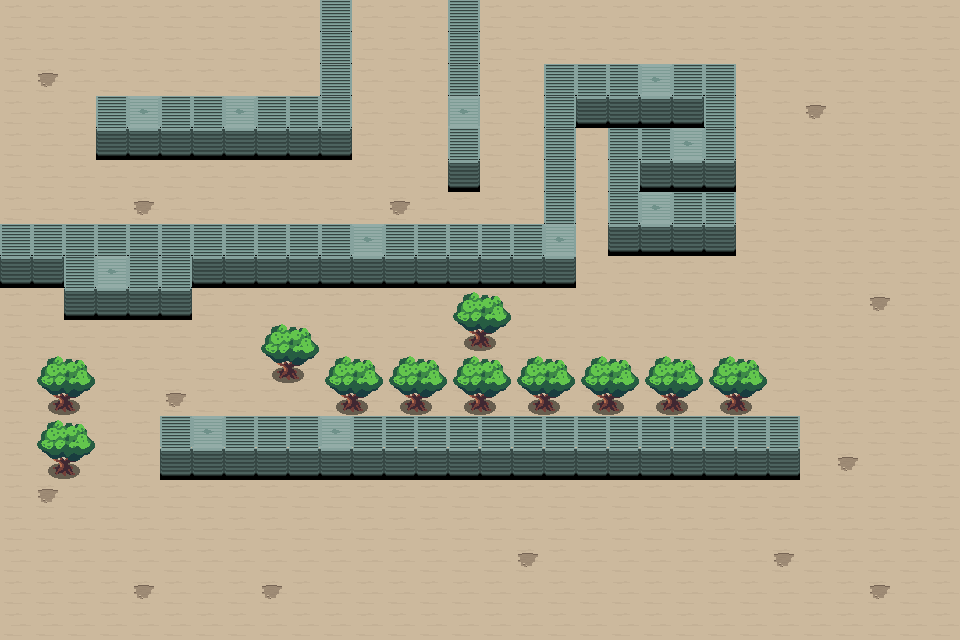

A 2D game scene composited from a Tiled map and its tileset images. What follows is a short description and the map's XML, with each tile layer's data collapsed to a summary:
An orthogonal 30x20 tile map with 32x32 px tiles, 3 tile layers (background, foreground, assets), 1 hidden layer not drawn, 2 tilesets and 23 objects (5x Enemy, Allied, Player).

<map version="1.0" orientation="orthogonal" renderorder="right-down" width="30" height="20" tilewidth="32" tileheight="32" nextobjectid="79">
 <tileset firstgid="1" name="tiles" tilewidth="32" tileheight="32" tilecount="64" columns="8">
  <image source="tiles.png" width="256" height="256" />
  <tile id="0">
   <properties>
    <property name="walkable" type="bool" value="false" />
   </properties>
  </tile>
  <tile id="1">
   <properties>
    <property name="walkable" type="bool" value="true" />
   </properties>
  </tile>
  <tile id="2">
   <properties>
    <property name="walkable" type="bool" value="true" />
   </properties>
  </tile>
 </tileset>
 <tileset firstgid="65" name="pathfinding" tilewidth="32" tileheight="32" tilecount="4" columns="2">
  <image source="pathfinding.png" width="64" height="64" />
  <tile id="0">
   <properties>
    <property name="walkable" type="bool" value="false" />
   </properties>
  </tile>
  <tile id="1">
   <properties>
    <property name="walkable" type="bool" value="true" />
   </properties>
  </tile>
 </tileset>
 <layer name="background" width="30" height="20">
  <data>[600 cells, 550 non-empty, 3 distinct tile ids]</data>
 </layer>
 <layer name="foreground" width="30" height="20">
  <data>[600 cells, 78 non-empty, 2 distinct tile ids]</data>
 </layer>
 <layer name="assets" width="30" height="20">
  <data>[600 cells, 80 non-empty, 5 distinct tile ids]</data>
 </layer>
 <objectgroup name="NPC">
  <properties>
   <property name="type" value="enemy" />
  </properties>
  <object id="21" type="Enemy" x="96" y="192" width="32" height="32">
   <ellipse />
  </object>
  <object id="22" type="Enemy" x="64" y="32" width="32" height="32">
   <ellipse />
  </object>
  <object id="25" type="Enemy" x="288" y="288" width="32" height="32">
   <ellipse />
  </object>
  <object id="27" type="Enemy" x="224" y="32" width="32" height="32">
   <ellipse />
  </object>
  <object id="33" type="Allied" x="128" y="32" width="32" height="32">
   <ellipse />
  </object>
  <object id="35" type="Enemy" x="32" y="96" width="32" height="32">
   <ellipse />
  </object>
  <object id="60" name="Player" type="Player" x="192" y="160" width="32" height="32">
   <ellipse />
  </object>
 </objectgroup>
 <objectgroup name="walls">
  <object id="38" x="0" y="256" width="576" height="32" />
  <object id="39" x="96" y="128" width="256" height="32" />
  <object id="40" x="320" y="32" width="32" height="96" />
  <object id="41" x="448" y="32" width="32" height="158" />
  <object id="42" x="544" y="127" width="32" height="160" />
  <object id="43" x="576" y="96" width="160" height="32" />
  <object id="45" x="608" y="160" width="128" height="32" />
  <object id="47" x="608" y="224" width="130" height="32" />
  <object id="50" x="64" y="288" width="128" height="32" />
  <object id="53" x="0" y="0">
   <polyline points="0,0 960,0 960,640 0,640 0,0" />
  </object>
  <object id="55" x="160" y="448" width="640" height="64" />
  <object id="56" x="288" y="352" width="512" height="96" />
  <object id="69" x="480" y="288">
   <polyline points="0,0 0,64" />
  </object>
  <object id="70" x="64" y="320">
   <polyline points="0,0 -18.6667,93.3333 13.3333,158.667 92,192" />
  </object>
  <object id="74" x="148" y="428.588">
   <polyline points="0,0 -36.9444,7.41176 -62.2778,-18.9412 -76,-20.5882" />
  </object>
  <object id="76" x="192" y="286.667">
   <polyline points="0,0 100,64" />
  </object>
 </objectgroup>
 <layer name="navigation" width="30" height="20" visible="0">
  <data>[600 cells, 600 non-empty, 2 distinct tile ids]</data>
 </layer>
</map>